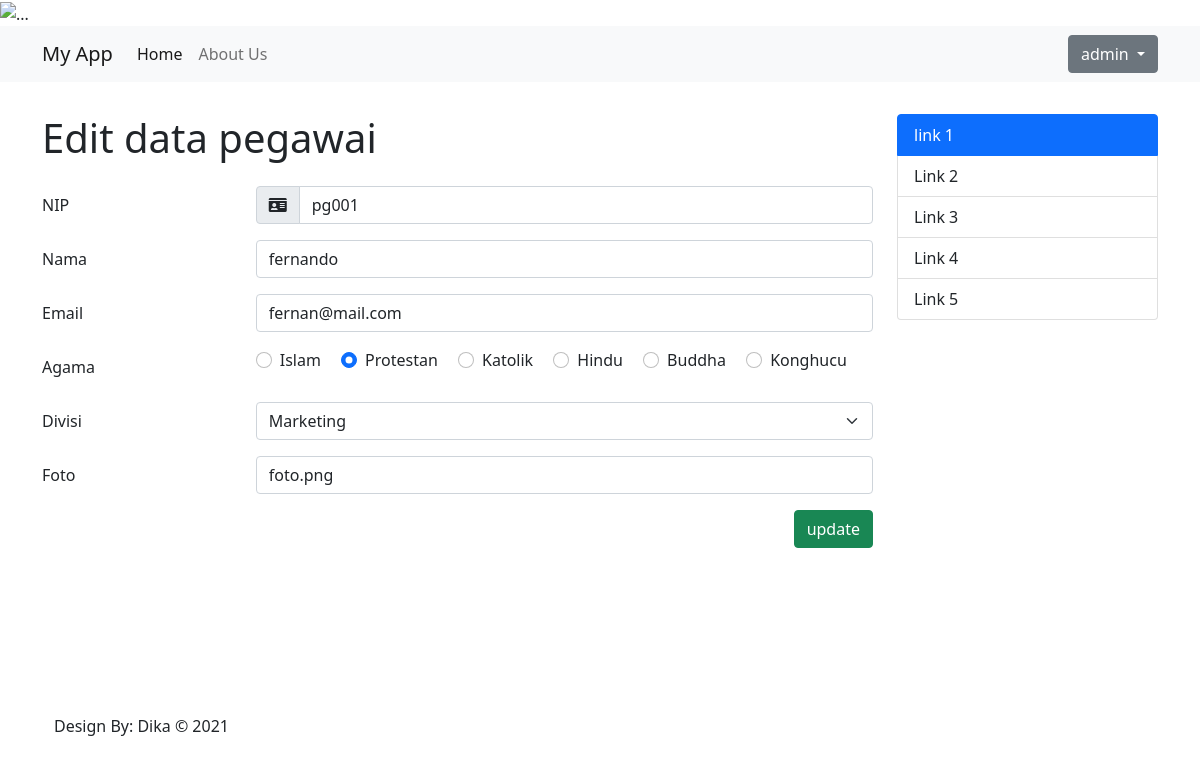
The page /index.php?hal=edit-data&id=10 (signed in) on the database its author committed.
### tables this page shows
CREATE TABLE `Pegawai` (
  `id` int(11) NOT NULL,
  `nip` varchar(5) NOT NULL,
  `nama` varchar(50) NOT NULL,
  `email` varchar(50) NOT NULL,
  `agama` enum('Islam','Protestan','Katolik','Hindu','Buddha','Konghucu') NOT NULL,
  `iddivisi` int(11) NOT NULL,
  `foto` varchar(50) NOT NULL
);

CREATE TABLE `Divisi` (
  `id` int(11) NOT NULL,
  `nama` varchar(50) NOT NULL
);

### config/koneksi.php (called while the page is built, shortened)
<?php
class Db {
    protected $servername = "localhost";
    protected $username = "root";
    protected $password = "";
    public function __construct() {
        try {
            $this->conn = new PDO("mysql:host=$this->servername;dbname=dbpegawai",$this->username, $this->password);
        } catch (PDOException $e) {
            echo "Connection failed: ", $e->getMessage();
        }
    }
}

### models/Pegawai.php (called while the page is built, shortened)
<?php
class Pegawai extends Db {
    public function getPegawai($id){
        $stmt = $this->conn->prepare("SELECT Pegawai.*, Divisi.id as divisiId, Divisi.nama as namaDivisi FROM Pegawai INNER JOIN Divisi ON Pegawai.iddivisi = Divisi.id WHERE Pegawai.id = :id");
        $stmt->bindParam(':id', $id);
        $stmt->execute();
        $stmt->setFetchMode(PDO::FETCH_ASSOC);
        return $stmt->fetch();
    }
}

### component/formEditPegawai.php (the view, shortened to what this page needs)
<?php
    require 'config/koneksi.php';
    require 'models/Pegawai.php';
    $namaAgama = ['Islam','Protestan','Katolik','Hindu','Buddha','Konghucu'];
    $pegawai = new Pegawai();
    $data = $pegawai->getPegawai($_GET['id']);
?>
<h1 class="mb-4">Edit data pegawai</h1>
<form action="controllers/pegawaiController.php" method="POST">
    <div class="mb-3 row">
        <label for="nip" class="col-sm-3 col-form-label">NIP</label>
        <div class="col-sm-9">
            <div class="input-group flex-nowrap">
                <span class="input-group-text" id="addon-wrapping">
                    <i class="fas fa-id-card"></i>
                </span>
                <input type="text" name="nip" class="form-control" placeholder="exmaple: pg001" aria-label="exmaple: pg001" aria-describedby="addon-wrapping" value="<?=$data['nip']?>" >
            </div>
        </div>
    </div>
    <div class="mb-3 row">
        <label for="nama" class="col-sm-3 col-form-label">Nama</label>
        <div class="col-sm-9">
            <input type="text" name="nama" class="form-control" id="inputNama" value="<?=$data['nama']?>">
        </div>
    </div>
    <div class="mb-3 row">
        <label for="email" class="col-sm-3 col-form-label">Email</label>
        <div class="col-sm-9">
            <input type="email" name="email" class="form-control" id="inputEmail" value="<?=$data['email']?>">
        </div>
    </div>
    <div class="mb-3 row">
        <label for="agama" class="col-sm-3 col-form-label">Agama</label>
        <div class="col-sm-9">
            <?php foreach ($namaAgama as $agama): ?>
            <div class="form-check form-check-inline">
                <input class="form-check-input" type="radio" name="agama" value="<?=$agama?>" <?=($data['agama'] == $agama) ? 'checked': ''?>>
                <label class="form-check-label" ><?=$agama?></label>
            </div>
            <?php endforeach; ?>
        </div>
    </div>
    <div class="mb-3 row">
        <label for="divisi" class="col-sm-3 col-form-label">Divisi</label>
        <div class="col-sm-9">
            <select class="form-select" aria-label="Default select example" name="divisi">
                <option value="4" <?=($data['divisiId'] == 4) ? 'selected': ''?>>Marketing</option>
            </select>
        </div>
    </div>
    <div class="mb-3 row">
        <label for="foto" class="col-sm-3 col-form-label">Foto</label>
        <div class="col-sm-9">
            <input type="text" name="foto" class="form-control" id="foto" value="<?=$data['foto']?>">
        </div>
    </div>
    <div class="d-flex justify-content-end">
        <input type="submit" value="update" name="update" class="btn btn-success">
    </div>
</form>

### component/head.php (style rules this page uses)
body { overflow-x: hidden; }

### rows shown on the page
pegawai: nip "pg001", nama "fernando", email "fernan@mail.com", agama "☑", foto "foto.png"
divisi: divisi "Marketing"

### other values the page prints
$_SESSION['member']['fullname'] "admin"
$agama "Islam"
$agama "Protestan"
$agama "Katolik"
$agama "Hindu"
$agama "Buddha"
$agama "Konghucu"
